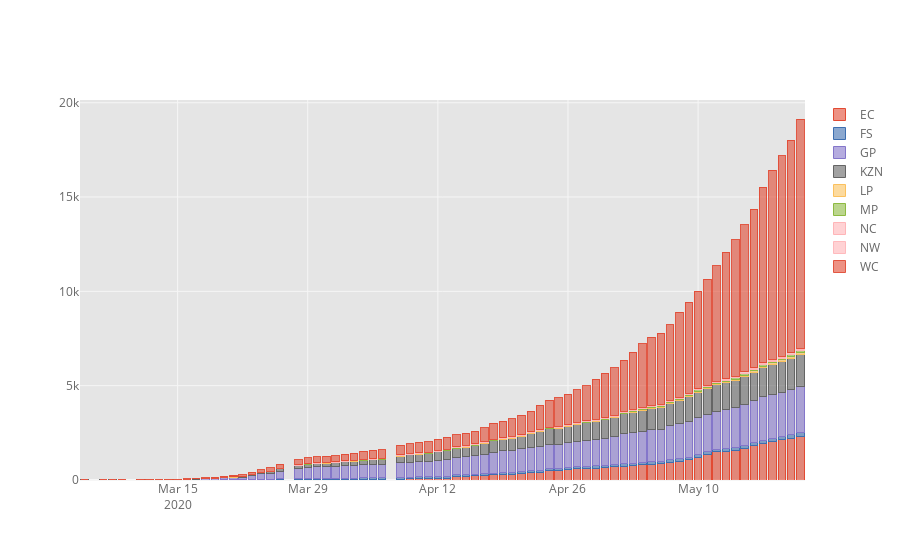

Source (notebook cell):
### Code cell
state_plot.iplot(kind='bar', barmode='stack', theme='ggplot')
